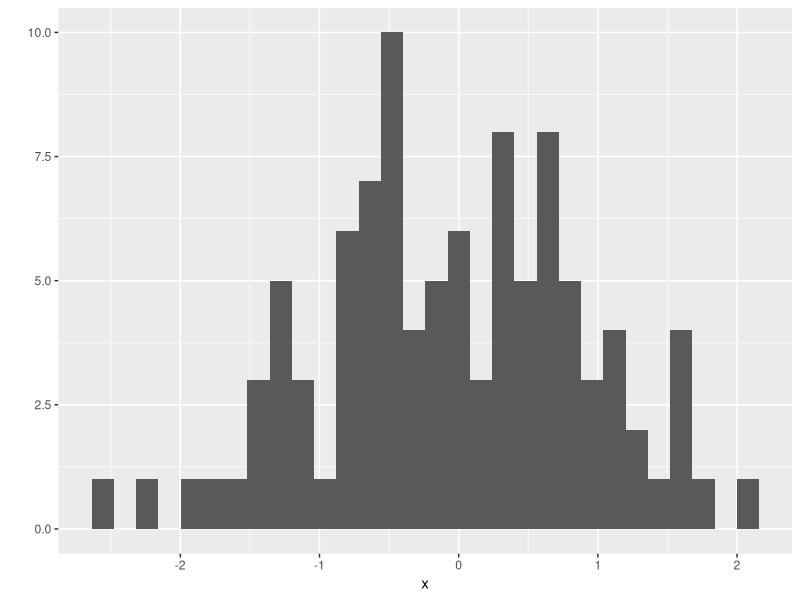

Generate this figure with R:
## ---- chunk 1
knitr::opts_chunk$set(include = TRUE)
## ---- chunk 2
#Esto es un comentario
for( i in 1:10){
	print("Hola mundo!")
}
#print("Esto es un comentario y R lo ignorara.")
## ---- chunk 3
library("ggplot2")		# Asegurate que el paquete ggplot este cargado
x <- rnorm(100)		# Generar 100 valores aleatorios usando la distribucion normal
qplot(x)				# Muestra los resultados en forma de histograma
